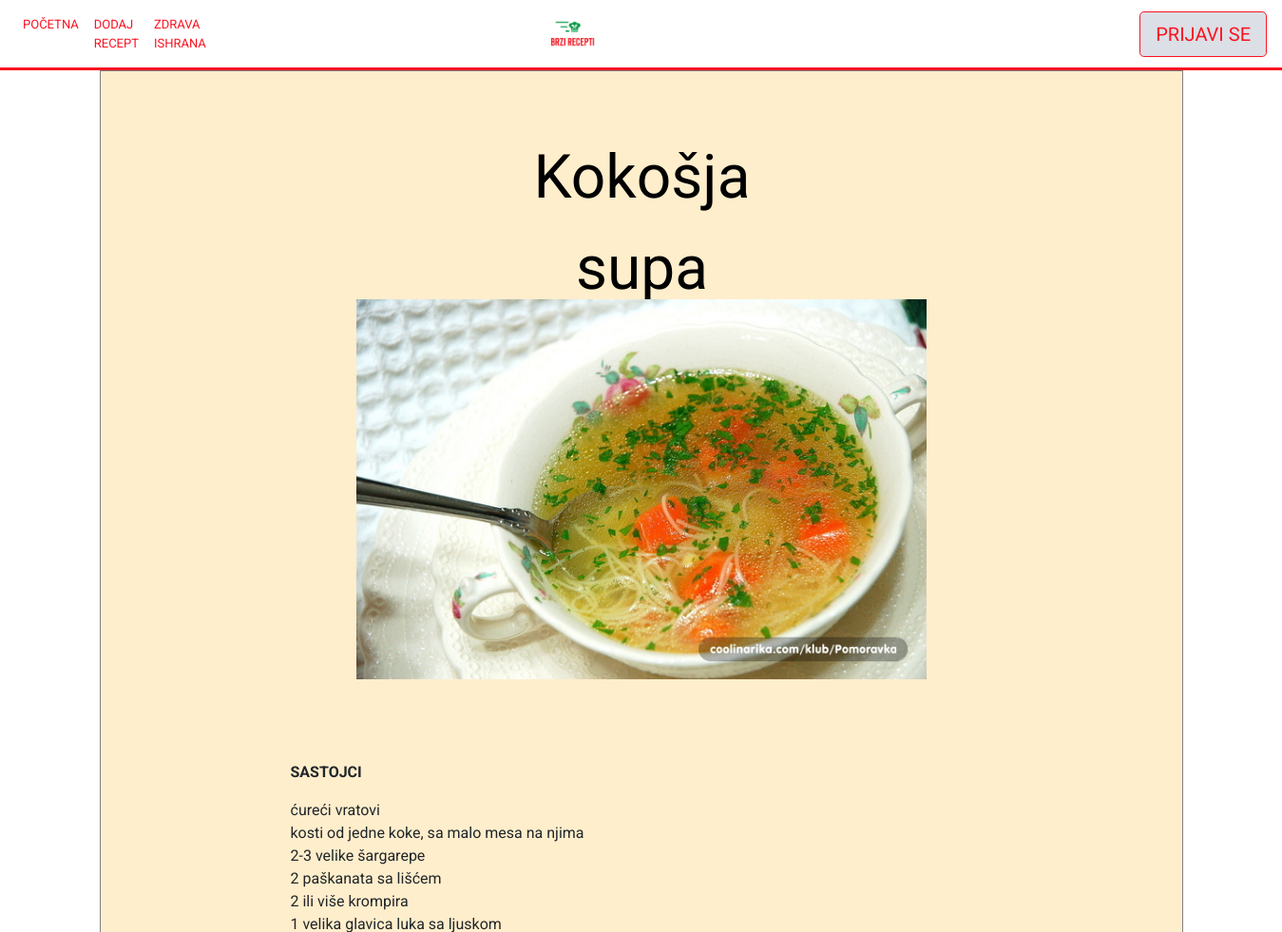
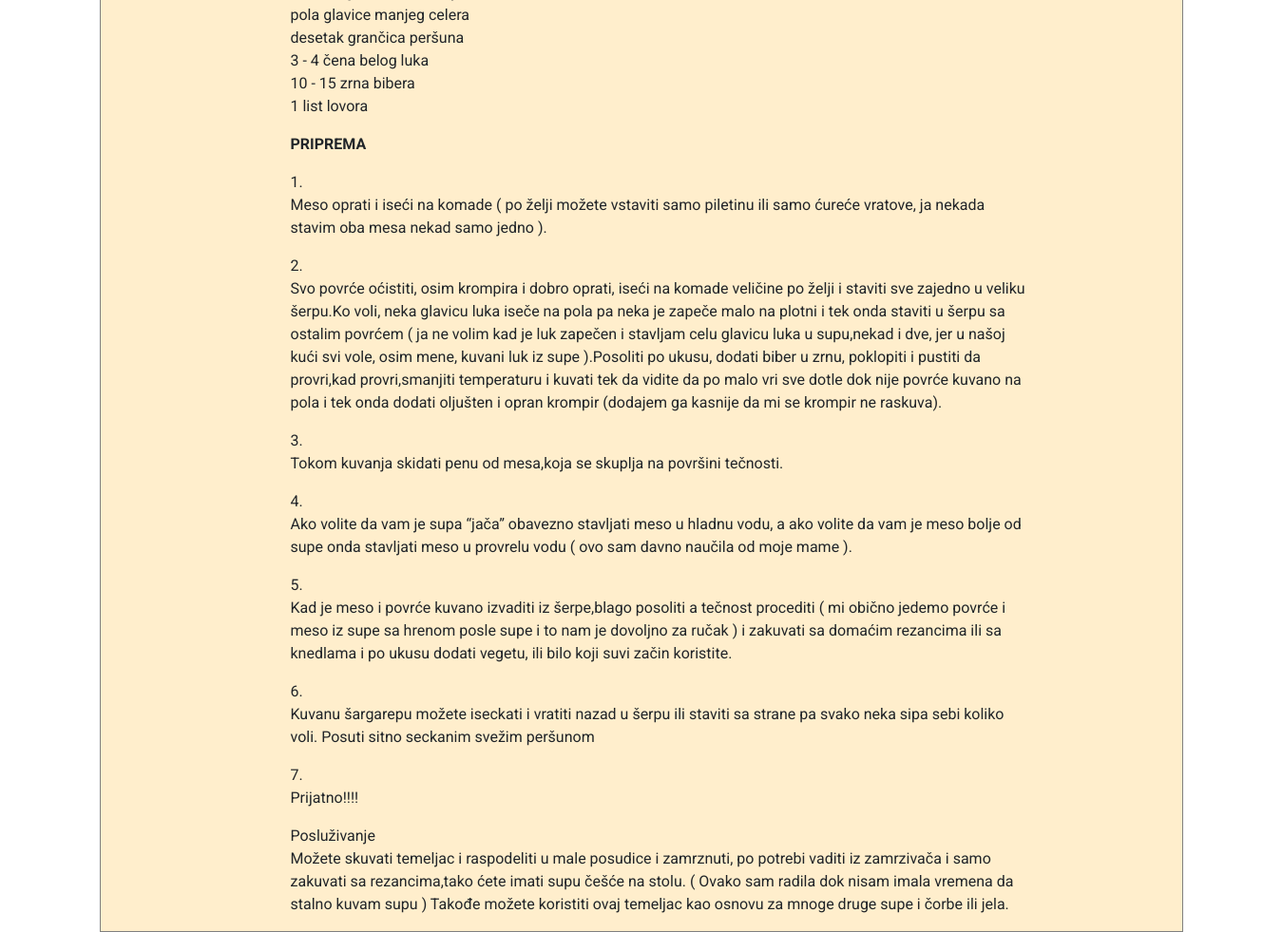
Screenshot of /recepti/6/ with the database file from the repository (2 pictures, top to bottom).
### recepti/models.py (models this page shows, shortened)
class Jela(models.Model):
    ime = models.CharField(max_length=100)
    slika = models.FileField()
    kategorija = models.ForeignKey(Kategorije, on_delete=models.CASCADE, null=True)  # Doručak, Ručak, Večera, Užina
    sastojci = models.ManyToManyField(Sastojci)
    sastojci_opis = models.TextField(null=True)
    nacin_pripreme = models.TextField()
    je_vegeterijansko = models.BooleanField(default=False)
    class Meta:
        verbose_name_plural = "Jela"

### recepti/views.py (the view)
# urls.py: path('recepti/<int:pk>/', views.DetailView.as_view(), name='detalji'),
class DetailView(generic.DetailView):  # detalji recepta
    context_object_name = 'jelo'
    model = Jela
    template_name = 'recepti/detail.html'

### recepti/templates/recepti/detail.html (shortened to what this page needs)
{% extends 'recepti/base.html' %}
{% load staticfiles %}
{% block body %}
  <link rel="stylesheet" type="text/css" href="{% static 'recepti/detail.css' %}" >
    <div class="container">
        <div class="ime">
         <h> {{jelo.ime}} </h>
        </div>
         <div class="slika">
             <img src="{{jelo.slika.url}}" class="slikajela" width="600" height="400">
        </div>
         <div class="recept">
            <div class="sastojci">
                <P class="prvi" style="font-weight: bold;">SASTOJCI</P>
                <p> {{jelo.sastojci_opis|linebreaks}}</p>
            </div>
            <div class="priprema">
                <P class="drugi" style="font-weight: bold;">PRIPREMA</P>
                <p> {{jelo.nacin_pripreme|linebreaks}}</p>
            </div>
         </div>
    </div>
{% endblock %}

### recepti/static/recepti/style.css (style rules this page uses)
.slika { margin-left: 487px; }
body { font-family: 'Roboto', sans-serif; }

### recepti/static/recepti/detail.css (style rules this page uses)
.container { width: 100%; border: 1px solid gray; background-color: #ffeecc; }
.container .ime { width: 384px; height: 240px; margin-left:363px; font-size: 4em; padding: 1em; color: black; clear: left; text-align: center; }
.container .slika { margin-left: 254px; }
.container .recept { display: inline-block; width: 100% }
.container .recept .sastojci { width: 100%; margin-top: 86px; margin-left: 185px; display: inline-block; vertical-align: top; }
.container .recept .priprema { width: 70%; margin-left: 185px; display: inline-block; vertical-align: top; }

### rows the page displays
Jela: ime "Kokošja supa", slika (picture), sastojci_opis "ćureći vratovi kosti od jedne koke, sa malo mesa na njima 2-3 velike šargarepe 2 paškanata sa lišćem 2 ili više krompira 1 velika glavica luka sa ljuskom pola glavice manjeg celera desetak grančica peršuna 3 - 4 čena belog luka 10 - 15 zrna bibera 1 list lovora", nacin_pripreme "1. Meso oprati i iseći na komade ( po želji možete vstaviti samo piletinu ili samo ćureće vratove, ja nekada stavim oba mesa nekad samo jedno ). 2. Svo povrće oćistiti, osim krompira i dobro oprati, iseći na komade veličine po želji i staviti sve zajedno u veliku šerpu.Ko voli, neka glavicu luka iseče na pola pa neka je zapeče malo na plotni i tek onda staviti u šerpu sa ostalim povrćem ( ja ne volim kad je luk zapečen i stavljam celu glavicu luka u supu,nekad i dve, jer u našoj kući svi vole, osim mene, kuvani luk iz supe ).Posoliti po ukusu, dodati biber u zrnu, poklopiti i pustiti da provri,kad provri,smanjiti temperaturu i kuvati tek da vidite da po malo vri sve dotle dok nije povrće…"
